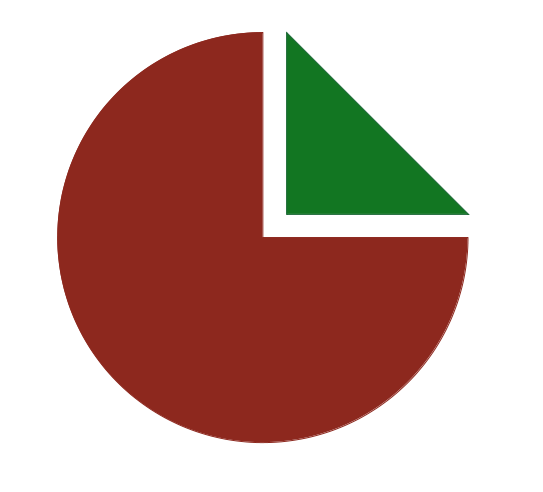
#> input picture Projects/images/circle.png, 543 x 492 px
$ jupyter execute Corner_Detection.ipynb
#> lines starting #> are read from the running program, lines starting #| are printed output that depends on the picture; after the words box and inside, x2 and y2 are one past the last pixel; in counts of white or black regions, pixels touching at a corner belong together
[cell 1]
import cv2
import numpy as np
import matplotlib.pyplot as plt

[cell 2]
img = cv2.imread('images/circle.png', 0)
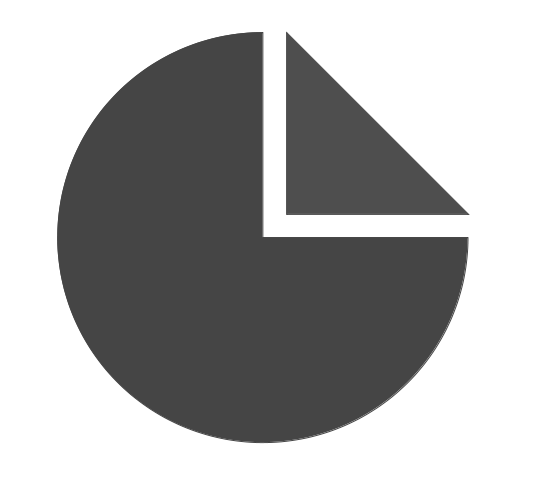
#> img: shape (492, 543); min 69, max 255, mean 174.4

[cell 3]
plt.imshow(img,
           cmap='gray')

[cell 4]
help(cv2.cornerHarris)

[cell 5]
corners = cv2.cornerHarris(img,
                           blockSize=2,
                           ksize=3,
                           k=0.04)
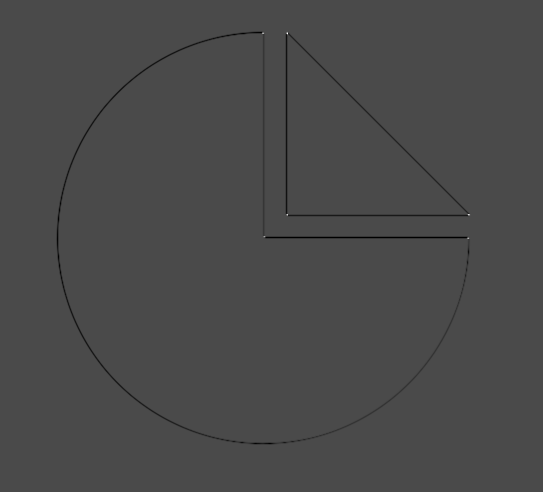
#> corners: shape (492, 543) float32; min -0.011, max 0.0267, mean -7.16e-05; drawn with min black and max white

[cell 6]
corners

[cell 7]
corners.shape
#> Out = (492, 543)

[cell 8]
plt.imshow(corners,
           cmap='gray')

[cell 9]
img[corners > 0.01 * corners.max()] = [255]
#> img: shape (492, 543); 0.01% of pixels changed, all inside (x1, y1, x2, y2) = (262, 32, 470, 239)

[cell 10]
new = corners < corners.max() / 2
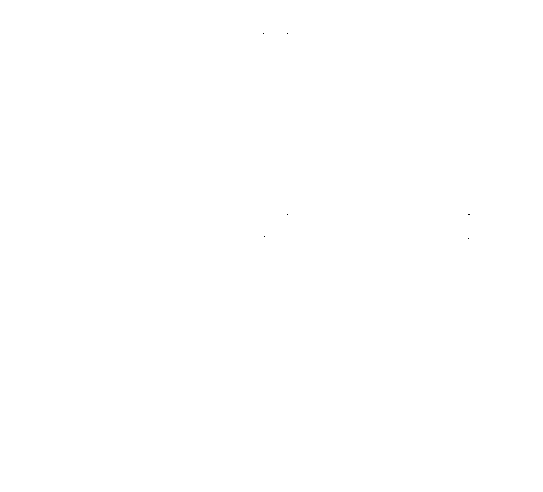
#> new: shape (492, 543) bool; 100% white; black in thin lines or dots, all inside (x1, y1, x2, y2) = (263, 33, 470, 239)
